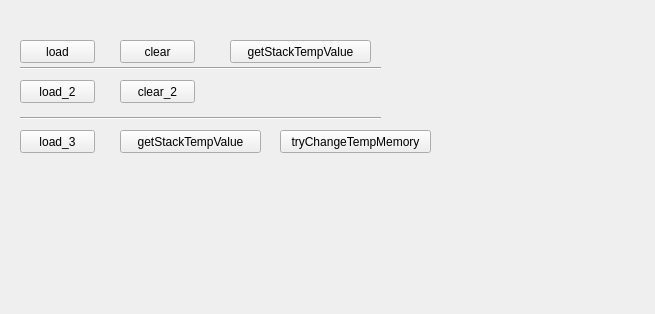
<?xml version="1.0" encoding="UTF-8"?>
<ui version="4.0">
 <class>Widget</class>
 <widget class="QWidget" name="Widget">
  <property name="geometry">
   <rect>
    <x>0</x>
    <y>0</y>
    <width>655</width>
    <height>314</height>
   </rect>
  </property>
  <property name="windowTitle">
   <string>Widget</string>
  </property>
  <widget class="QPushButton" name="pushButton">
   <property name="geometry">
    <rect>
     <x>20</x>
     <y>40</y>
     <width>75</width>
     <height>23</height>
    </rect>
   </property>
   <property name="text">
    <string>load</string>
   </property>
  </widget>
  <widget class="QPushButton" name="pushButton_2">
   <property name="geometry">
    <rect>
     <x>120</x>
     <y>40</y>
     <width>75</width>
     <height>23</height>
    </rect>
   </property>
   <property name="text">
    <string>clear</string>
   </property>
  </widget>
  <widget class="QPushButton" name="pushButton_3">
   <property name="geometry">
    <rect>
     <x>20</x>
     <y>80</y>
     <width>75</width>
     <height>23</height>
    </rect>
   </property>
   <property name="text">
    <string>load_2</string>
   </property>
  </widget>
  <widget class="QPushButton" name="pushButton_4">
   <property name="geometry">
    <rect>
     <x>120</x>
     <y>80</y>
     <width>75</width>
     <height>23</height>
    </rect>
   </property>
   <property name="text">
    <string>clear_2</string>
   </property>
  </widget>
  <widget class="QPushButton" name="pushButton_5">
   <property name="geometry">
    <rect>
     <x>230</x>
     <y>40</y>
     <width>141</width>
     <height>23</height>
    </rect>
   </property>
   <property name="text">
    <string>getStackTempValue</string>
   </property>
  </widget>
  <widget class="QPushButton" name="pushButton_6">
   <property name="geometry">
    <rect>
     <x>280</x>
     <y>130</y>
     <width>151</width>
     <height>23</height>
    </rect>
   </property>
   <property name="text">
    <string>tryChangeTempMemory</string>
   </property>
  </widget>
  <widget class="QPushButton" name="pushButton_7">
   <property name="geometry">
    <rect>
     <x>20</x>
     <y>130</y>
     <width>75</width>
     <height>23</height>
    </rect>
   </property>
   <property name="text">
    <string>load_3</string>
   </property>
  </widget>
  <widget class="QPushButton" name="pushButton_9">
   <property name="geometry">
    <rect>
     <x>120</x>
     <y>130</y>
     <width>141</width>
     <height>23</height>
    </rect>
   </property>
   <property name="text">
    <string>getStackTempValue</string>
   </property>
  </widget>
  <widget class="Line" name="line">
   <property name="geometry">
    <rect>
     <x>20</x>
     <y>60</y>
     <width>361</width>
     <height>16</height>
    </rect>
   </property>
   <property name="orientation">
    <enum>Qt::Horizontal</enum>
   </property>
  </widget>
  <widget class="Line" name="line_2">
   <property name="geometry">
    <rect>
     <x>20</x>
     <y>110</y>
     <width>361</width>
     <height>16</height>
    </rect>
   </property>
   <property name="orientation">
    <enum>Qt::Horizontal</enum>
   </property>
  </widget>
 </widget>
 <layoutdefault spacing="6" margin="11"/>
 <resources/>
 <connections/>
</ui>
